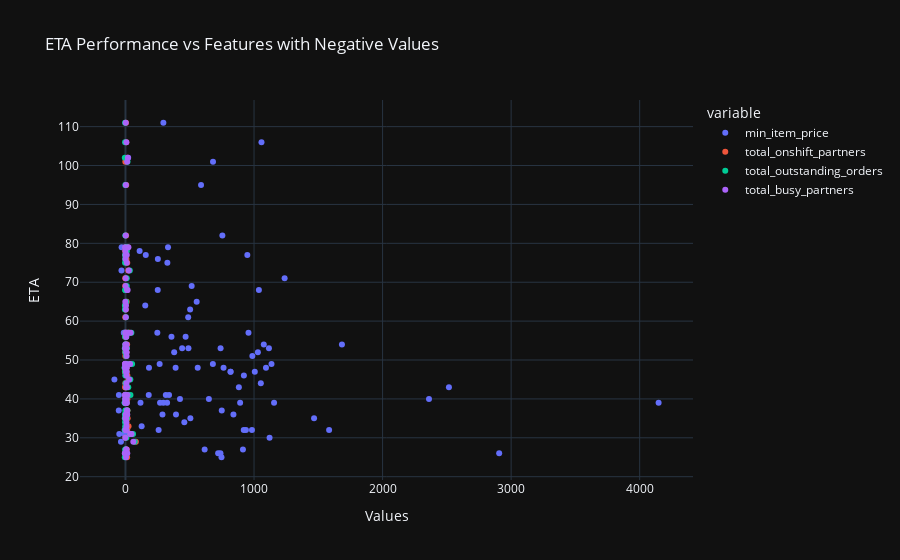

Notebook source saved alongside this figure:
### Markdown cell above
**Observation**
- Outliers observed in total_items, max_item_price and subtotal most.

### Code cell
# Analyzing Negative Values in Features
from pyspark.sql.functions import col
import plotly.express as px
import plotly.io as pio
pio.renderers.default = "jupyterlab+png"    # Setting Plotly renders for both Jupyter and PNG

negative_cols = ['min_item_price','total_onshift_partners','total_outstanding_orders','total_busy_partners']
negative_pd_df = df.filter( (col('min_item_price')<0) | (col('total_onshift_partners')<0)  | (col('total_outstanding_orders')<0) 
          | (col('total_busy_partners')<0)  ).select(*negative_cols+['eta']).dropna().toPandas()
melted_df = negative_pd_df.melt(id_vars=['eta'], value_vars=negative_cols, var_name='variable', value_name='value')

fig = px.scatter(melted_df, x='value', y='eta',color='variable',title='ETA Performance vs Features with Negative Values')
fig.update_layout(xaxis_title='Values', yaxis_title='ETA')
fig.show()
